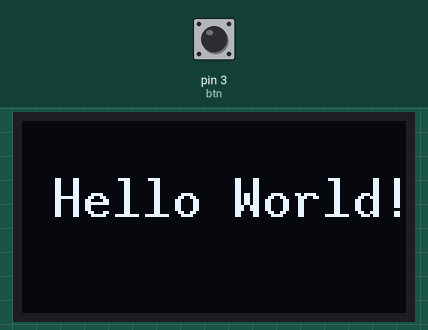
This sketch was run on a simulated Arduino Uno, built with avr-gcc and run on an emulated ATmega328P. Shown: 128×64 one-colour display. The inputs (shaded band) are chosen by the test bench; at power-on: pin 3 (btn) HIGH.

1.3 s: pin 3 (btn) pulled LOW for 0.15 s
Above: at 1.59 s.
3.1 s: pin 3 (btn) pulled LOW for 3.2 s
Timing chart, 0 to 6.1 s (numbered marks = the images above; inputs shaded):
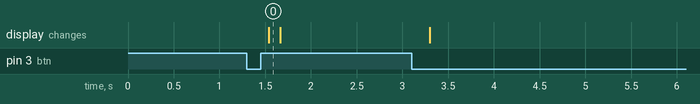

Measured:
- after the input at 1.3 s, the display: changes after 0.24 s (image 0)

The sketch:

Temperature.ino
```cpp
#include "U8glib.h"
U8GLIB_SSD1306_128X64 u8g(10, 9, 12, 11, 13); //oled psi connection
//arduino connection :10-D0,9-D1,12-RST,11-DC, 13-CS

static int btn = 3;
static int tempSensor = A0;
int sensorValue = 0;
float outValue;

void setup() {
  // assign default color value
  pinMode(A0,INPUT);
  pinMode(btn,INPUT_PULLUP);
  if ( u8g.getMode() == U8G_MODE_R3G3B2 ) {
    u8g.setColorIndex(255);     // white
  }
  else if ( u8g.getMode() == U8G_MODE_GRAY2BIT ) {
    u8g.setColorIndex(3);         // max intensity
  }
  else if ( u8g.getMode() == U8G_MODE_BW ) {
    u8g.setColorIndex(1);         // pixel on
  }
  else if ( u8g.getMode() == U8G_MODE_HICOLOR ) {
    u8g.setHiColorByRGB(255,255,255);
  }
}

void startPage(){
  u8g.setFont(u8g_font_10x20);
  u8g.drawStr(10,32,"Hello World!");
}
void endPage(){
  u8g.setFont(u8g_font_10x20);
  u8g.drawStr(10,32,"Goodbye World!");
}
int x = 5;
void tempPage(){

  u8g.drawRFrame(2,2,124,60,3);
  u8g.drawRFrame(4,4,120,56,2);
  u8g.drawRFrame(40-x,20,60,20,2);
  u8g.drawRFrame(38-x,18,64,24,3);
  u8g.setFont(u8g_font_6x10);
  u8g.drawStr(10,13,"Current Temperature");
  u8g.setFont(u8g_font_10x20);
  u8g.drawStr(110-x,38,"C");
  u8g.setFont(u8g_font_5x7);
  u8g.drawStr(105-x,28,"o");
  u8g.setFont(u8g_font_4x6);
  u8g.drawStr(40-x-7,50+5,"C Jennifer Liang");
  u8g.drawCircle(41-x-7,47+5,4.5);
}

void sensorRead(){
  sensorValue = analogRead(tempSensor);
  outValue = sensorValue * 0.48876;
  u8g.setFont(u8g_font_10x20);
  u8g.setPrintPos(44,37);
  u8g.print(outValue);
}

int btnState = 0;
void bttn(){
  btnState = digitalRead(btn);
}

void loop() {
  // picture loop
  int btnState = digitalRead(btn);

  u8g.firstPage();
  do{
    bttn();
    if(btnState == 1){
      btnState++;
      btnState = btnState%3;
    }
    switch(btnState){
      case 0:
        startPage();
        break;
      case 1:
        tempPage();
        sensorRead();
        break;
      case 3:
        endPage();
        break;
      default:
        break;
    }

  } while(u8g.nextPage());
  delay(100);

  }
```
